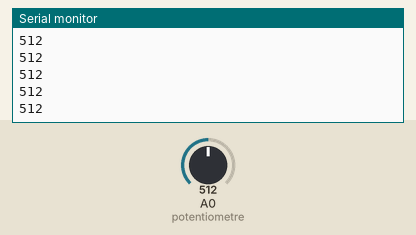
This sketch was run on a simulated Arduino Uno, built with avr-gcc and run on an emulated ATmega328P. On the bench: the last lines printed to the serial monitor. The test bench sets the inputs (shaded band); at power-on: A0 (potentiometre) = 512.

Above: at 1.2 s.
1.3 s: A0 (potentiometre) set to 716
At 1.56 s:
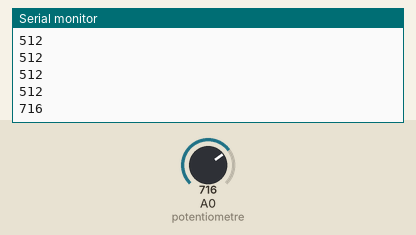
2.8 s: A0 (potentiometre) set to 900
At 2.96 s:
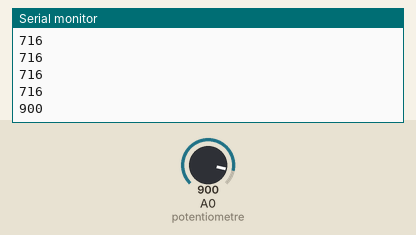
Timing chart, 0 to 5.8 s (numbered marks = the images above; inputs shaded):
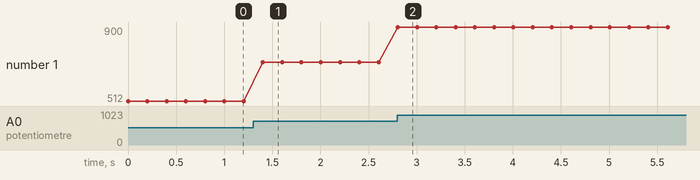

Measured:
- after the input at 1.3 s, the serial monitor: prints a new line after 0.10 s (image 1)
- after the input at 2.8 s, the serial monitor: prints a new line at once (image 2)
- plotted number 1: 512 → 716 after the input at 1.3 s, 716 → 900 after the input at 2.8 s

The sketch:

Potentiometre.ino
```cpp
// (licence header left out)
 int potentiometre = A0; //Broche du potentiomètre

void setup()
{

	Serial.begin(9600); //Communication série à 9600 bauds

}//Fin setup

void loop()
{

	int value  = analogRead(potentiometre); //lecture du potentiomètre
	Serial.println(value); //Affiche la valeur lue
	delay(200); //Pause de 200 ms

}//Fin loop
```
